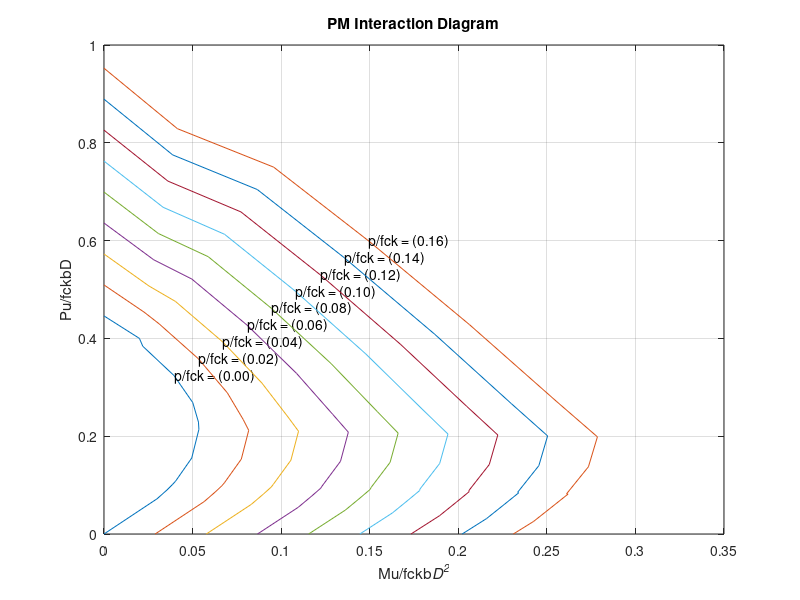

This figure's MATLAB source:
Xcord = zeros(13,1); % to initialize array % Mu/(fckbD^2)
Ycord =  zeros (13,1); % Pu/(fckBD)
a = 2;
fy = 415;  % in N/mm^2, Grade of steel
fck = 25;        % in N/mm^2, Grade of conrete 
fsc=   327.7388; % in N/mm^2
rat = 0.1;       % d'/D = 0.1 %, Cover to total depth ratio
% p/fck is taken as P %
% P varies from 0.1 to 0.16 %
% value of is from 1 to 2%
P =  0;
for i=1:9
%---------------------------------------------------------------------------------
    % step 1
    Xcord(1) = 0;
    Ycord(1) = 0.446 + (P*(fsc - 0.446*fck)/100);
    
%--------------------------------------------------------------------------------------
    % step 2
    Xcord(2) = 0.02 + ((0.05*P*(0.67*fy - 0.4* fck))/100);
    Ycord(2) = 0.4 + ((P*(0.67*fy - 0.4*fck))/100);
    
%--------------------------------------------------------------------------------------------------
    %step 3
    k = 1.1;
    p1 = (P*fck)/2;
    p2 = (P*fck)/2;
    J1 = 0.4;    %y1/D = J
    J2 = -0.4; %y2/D = j1
    c1 = 0.384;
    c2 = 0.443;
    Es2 = 0.000636; %Es2 =Ec2
    Es1 = 0.003182; %Es1=Ec1
    fs1 = 355.4925; %interpolation
    fs2 = 119.4; %Es2*Es
    fc1 = 0.446*25; % 11.15
    fc2 = 0.446*25*(2*(Es2/0.002)-(Es2/0.002)*(Es2/0.002)); %5.6631
    Ycord(3)= 0.384 + (p1/(100*fck))*(fs1-fc1) + (p2/(100*fck))*(fs2-fc2);
    Xcord(3) = c1*(0.5-c2) + (p1/(100*fck))*(fs1-fc1)*(J1) + (p2/(100*fck))*(fs2-fc2)*(J2);
  
    %------------------------------------------------------------------------------------
    
    % step 4
 %--------------------------------------------------------------------------------------------
    % point 1
    k = 0.9;
    p1 = (P*fck)/2;
    p2 = (P*fck)/2;
    J1 = 0.4;
    J2 = -0.4;
    fs1 = 354.8625;
    fc1 = 11.15;
    fs2 = 0;
    fc2 =0;
    Es2 = 0;    
    Es1 = 0.00311;
    Xcord(4) =  0.36*k*(0.5 - 0.42*k) + (p1/(100*fck))*(fs1-fc1)*(J1) + (p2/(100*fck))*(fs2-fc2)*(J2); 
    Ycord(4) = 0.36*k + (p1/(100*fck))*(fs1-fc1) + (p2/(100*fck))*(fs2-fc2);
    
 %-----------------------------------------------------------------------------------
 

 % point 2
    p1 = (P*fck)/2;
    p2 = p1;
    J1 = 0.4;
    J2 = -0.4;
    k = 0.746454;
    fs2 = -144.42; %4*0.87*415
    Es2 = -0.00072;
    Es1 = 0.00303;
    fs1 = 354.8625;
    fc2 = 0;
    fc1 = 11.15;
    Xcord(5) = 0.36*k*(0.5 - 0.42*k) + (p1/(100*fck))*(fs1-fc1)*(J1) + (p2/(100*fck))*(fs2-fc2)*(J2);
    Ycord(5) = 0.36*k + (p1/(100*fck))*(fs1-fc1) + (p2/(100*fck))*(fs2-fc2);
  
     %------------------------------------------------------------------------------------
     

     %------------------------------------------------------------
     % point 3
    p1 = (P*fck)/2;
    p2 =  p1;
    J1 =  0.4;
    J2 =  -0.4;
    k =   0.6357548;
    fs2 = -288.84; 
    Es2 = -0.00145478;
    Es1 = 0.00294947;
    fs1 = 353.4578625;
    fc2 = 0;
    fc1 = 11.15;
    Xcord(6) = 0.36*k*(0.5 - 0.42*k) + (p1/(100*fck))*(fs1-fc1)*(J1) + (p2/(100*fck))*(fs2-fc2)*(J2);
    Ycord(6) = 0.36*k + (p1/(100*fck))*(fs1-fc1) + (p2/(100*fck))*(fs2-fc2);
 %----------------------------------------------------------

  % point 4
    p1 = (P*fck)/2;
    p2 =  p1;
    J1 =  0.4;
    J2 =  -0.4;
    k =   0.5943396226;
    fs2 = -361.05; 
    Es2 = -0.00180;
    Es1 = 0.0029111;
    fs1 = 353.1221252; %Doubt
    fc2 = 0;
    fc1 = 11.15;
    Xcord(7) =  0.36*k*(0.5 - 0.42*k) + (p1/(100*fck))*(fs1-fc1)*(J1) + (p2/(100*fck))*(fs2-fc2)*(J2);
    Ycord(7) = 0.36*k + (p1/(100*fck))*(fs1-fc1) + (p2/(100*fck))*(fs2-fc2) ;
    fprintf('%0.4f %0.4f %0.4f\n',Xcord(7),Ycord(7),P*fck);
    %---------------------------------------------------------
   
 
    %------------------------------------------------------------------------
     % point 5
    p1 = (P*fck)/2;
    p2 =  p1;
    J1 =  0.4;
    J2 =  -0.4;
    k =   0.43151;
    fs2 = -361.05; 
    Es2 = -0.00380;
    Es1 = 0.0026889;
    fs1 = 349.9717;
    fc2 = 0;
    fc1 = 11.15;
    Xcord(8) = 0.36*k*(0.5 - 0.42*k) + (p1/(100*fck))*(fs1-fc1)*(J1) + (p2/(100*fck))*(fs2-fc2)*(J2);
    Ycord(8) = 0.36*k + (p1/(100*fck))*(fs1-fc1) + (p2/(100*fck))*(fs2-fc2);
    fprintf('%0.4f %0.4f %0.4f\n',Xcord(8),Ycord(8),P*fck);
    %-------------------------------------------------------------------
    
    
    
    %-----------------------------------------------------------------------------------------------------------
    
     % point next
    p1 = (P*fck)/2;
    p2 =  p1;
    J1 =  0.4;
    J2 =  -0.4;
    k =   0.3;
    fs2 = -361.05; 
    Es2 = -0.0070;
    Es1 = 0.0023333;
    fs1 = 339.8612;
    fc2 = 0;
    fc1 = 11.15;
    Xcord(9) = 0.36*k*(0.5 - 0.42*k) + (p1/(100*fck))*(fs1-fc1)*(J1) + (p2/(100*fck))*(fs2-fc2)*(J2);
    Ycord(9) = 0.36*k + (p1/(100*fck))*(fs1-fc1) + (p2/(100*fck))*(fs2-fc2);
   fprintf('%0.4f %0.4f %0.4f\n',Xcord(9),Ycord(9),P*fck);
    %--------------------------------------
  %{
      k = 0.295;
      p1 = (P*fck)/2;
      p2 =  p1;
      J1 =  0.4;
      J2 =  -0.4;
      fs2 = -361.05;
      fc2 = 0;
      fc1 = 11.5;
      Es2 = -0.007177966;
      Es1 = 0.00231356;
      fs1 = 340.3201;
      Xcord(10) = 0.36*k*(0.5 - 0.42*k) + (p1/(100*fck))*(fs1-fc1)*(J1) + (p2/(100*fck))*(fs2-fc2)*(J2);
      Ycord(10) = 0.36*k + (p1/(100*fck))*(fs1-fc1) + (p2/(100*fck))*(fs2-fc2);
      fprintf('%0.4f %0.4f %0.4f\n',Xcord(10),Ycord(10),P*fck);
   
   %----------------------------- 
    
    %point 6 before before 
    k =  0.29;
    p1 = (P*fck)/2;
    p2 = (P*fck)/2;
    J1 = 0.4;
    J2 = -0.4;
    Es2 = -0.007362;
    Es1 = 0.0022931;
    fs1 = 338.5057;
    fs2 = -361.05;
    fc1 = 11.5;
    fc2 = 0;
    Ycord(11) = 0.36*k + (p1/(100*fck))*(fs1 - fc1) + (p2/(100*fck))*(fs2 - fc2); 
    Xcord(11) = 0.36*k*(0.5-0.42*k) + (p1/(100*fck))*(fs1-fc1)*(J1) + (p2/(100*fck))*(fs2-fc2)*(J2);
    fprintf('%0.4f %0.4f %0.4f\n',Xcord(11),Ycord(11),P*fck);
     %------------------------------------------------------------------------------------
    
   %}  
     
    %-----------------------------------------------------------------------------------------------------------
    
    %point 6 before 
    k =  0.28;
    p1 = (P*fck)/2;
    p2 = (P*fck)/2;
    J1 = 0.4;
    J2 = -0.4;
    Es2 = -0.00775;
    Es1 = 0.00225;
    fs1 = 348.67755;
    fs2 = -361.05;
    fc1 = 11.5;
    fc2 = 0;
    Ycord(10) = 0.36*k + (p1/(100*fck))*(fs1 - fc1) + (p2/(100*fck))*(fs2 - fc2); 
    Xcord(10) = 0.36*k*(0.5-0.42*k) + (p1/(100*fck))*(fs1-fc1)*(J1) + (p2/(100*fck))*(fs2-fc2)*(J2);
    fprintf('%0.4f %0.4f %0.4f\n',Xcord(12),Ycord(12),P*fck);
    %------------------------------------------------------------------------------------
    
    %point 6
    % at distance 3kd/7 the value of strain is 0.0035 
    k =  0.25;
    p1 = (P*fck)/2;
    p2 = (P*fck)/2;
    J1 = 0.4;
    J2 = -0.4;
    Es2 = -0.0091;
    Es1 = 0.0021;
    fs1 = 331.4123;
    fs2 = -361.05;
    fc1 = 11.5;
    fc2 = 0;
    Ycord(11) = 0.36*k + (p1/(100*fck))*(fs1 - fc1) + (p2/(100*fck))*(fs2 - fc2); 
    Xcord(11) = 0.36*k*(0.5-0.42*k) + (p1/(100*fck))*(fs1-fc1)*(J1) + (p2/(100*fck))*(fs2-fc2)*(J2);
  fprintf('%0.4f %0.4f %0.4f\n',Xcord(13),Ycord(13),P*fck);
    %------------------------------------------------------------------------------------
      
     %point 7 
    k =  0.2;
    p1 = (P*fck)/2;
    p2 = (P*fck)/2;
    J1 = 0.4;
    J2 = -0.4;
    Es2 = -0.01225;
    Es1 = 0.00175;
    fs1 = 314.1897;
    fs2 = -361.05;
    fc1 = 10.9758;
    fc2 = 0;
    Ycord(12) = 0.36*k + (p1/(100*fck))*(fs1 - fc1) + (p2/(100*fck))*(fs2 - fc2); 
    Xcord(12) = 0.36*k*(0.5-0.42*k) + (p1/(100*fck))*(fs1-fc1)*(J1) + (p2/(100*fck))*(fs2-fc2)*(J2);
     %------------------------------------------------------------------------------------ 
    
    % step 5
    p1 = (P*fck)/2;
    p2 = (P*fck)/2;
    J1 = 0.4;
    J2 = 0.4;
    Xcord(13) = (p1/(100*fck))*(0.87*fy)*(J1) + (p2/(100*fck))*(0.87*fy)*(J2);
    Ycord(13) = 0;
    %------------------------------------
    
    %Plot
    %yy=smooth (Ycord);
    plot(Xcord, Ycord);
    grid on;
    s = ['p/fck = ' num2str(P,'(%0.2f)')];
    text(Xcord(4),Ycord(4),s);
    P = P + 0.02;
    hold on;
end
clear title;
title('PM Interaction Diagram');
ylabel('Pu/fckbD');
xlabel('Mu/fckb\itD^{2}');
hold off;
